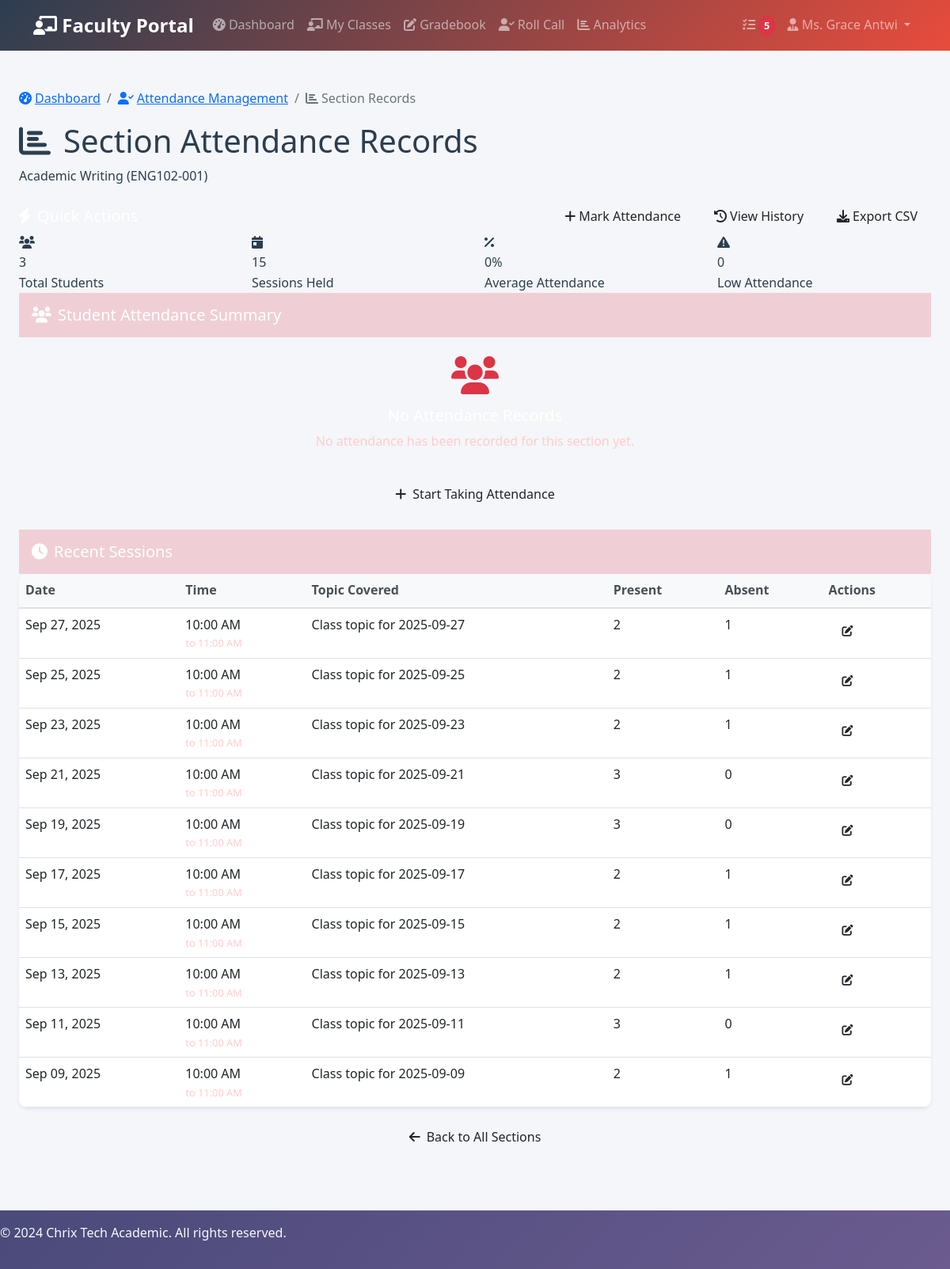
/attendance/section/4/ (signed in), run on an earlier commit of the app's database.
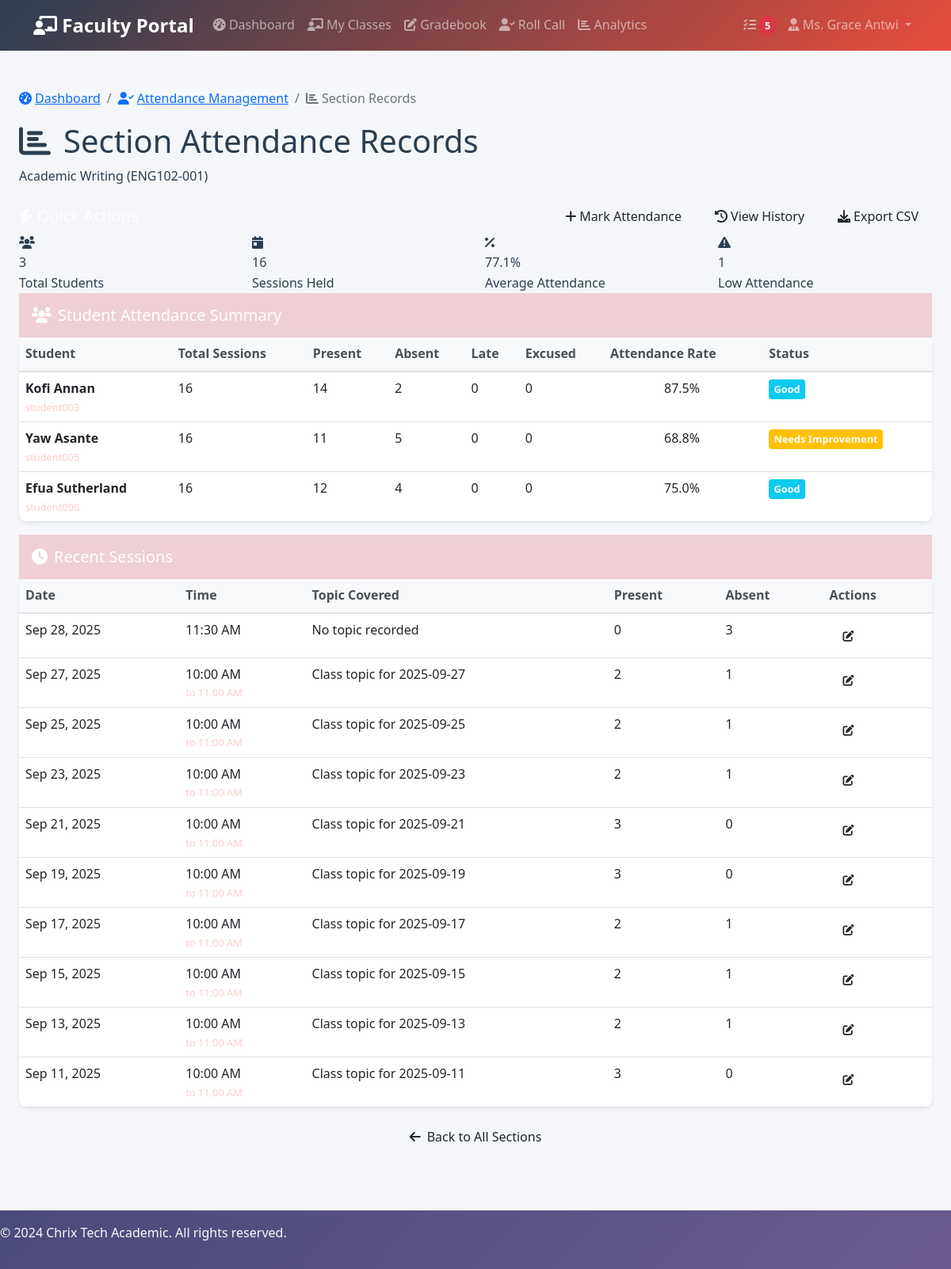
And on a later commit of the database.
### attendance/models.py (models this page shows, shortened)
class AttendanceSession(models.Model):
    section = models.ForeignKey(Section, on_delete=models.CASCADE)
    date = models.DateField()
    start_time = models.TimeField(null=True, blank=True)
    end_time = models.TimeField(null=True, blank=True)
    topic_covered = models.CharField(max_length=200, blank=True)
    notes = models.TextField(blank=True)
    created_at = models.DateTimeField(auto_now_add=True)
    class Meta:
        verbose_name = "Attendance Session"
        verbose_name_plural = "Attendance Sessions"
        unique_together = ['section', 'date']

class AttendanceSummary(models.Model):
    student = models.ForeignKey(Student, on_delete=models.CASCADE)
    section = models.ForeignKey(Section, on_delete=models.CASCADE)
    total_sessions = models.PositiveIntegerField(default=0)
    present_count = models.PositiveIntegerField(default=0)
    absent_count = models.PositiveIntegerField(default=0)
    late_count = models.PositiveIntegerField(default=0)
    excused_count = models.PositiveIntegerField(default=0)
    attendance_percentage = models.FloatField(default=0.0)
    last_updated = models.DateTimeField(auto_now=True)
    class Meta:
        verbose_name = "Attendance Summary"
        verbose_name_plural = "Attendance Summaries"
        unique_together = ['student', 'section']

### accounts/models.py (models this page shows, shortened)
class Student(models.Model):
    profile = models.OneToOneField(Profile, on_delete=models.CASCADE)
    student_id = models.CharField(max_length=20, unique=True)
    registration_number = models.CharField(max_length=50, unique=True)
    admission_date = models.DateField()
    graduation_date = models.DateField(null=True, blank=True)
    is_active = models.BooleanField(default=True)
    emergency_contact = models.CharField(max_length=100, blank=True)
    guardian_name = models.CharField(max_length=100, blank=True)
    guardian_phone = models.CharField(max_length=15, blank=True)
    medical_conditions = models.TextField(blank=True)
    class Meta:
        verbose_name = "Student"
        verbose_name_plural = "Students"

class Profile(models.Model):
    user = models.OneToOneField(User, on_delete=models.CASCADE)
    role = models.CharField(max_length=10, choices=UserRole.choices)
    phone_number = models.CharField(
        max_length=15,
        validators=[RegexValidator(regex=r'^\+?1?\d{9,15}$')],
        blank=True
    )
    address = models.TextField(blank=True)
    date_of_birth = models.DateField(null=True, blank=True)
    profile_picture = models.ImageField(upload_to='profiles/', blank=True)
    bio = models.TextField(blank=True, help_text="Tell us about yourself")
    pronunciation_guide = models.CharField(max_length=200, blank=True, help_text="How to pronounce your name")
    preferred_pronouns = models.CharField(max_length=50, blank=True, help_text="e.g., he/him, she/her, they/them")
    created_at = models.DateTimeField(auto_now_add=True)
    updated_at = models.DateTimeField(auto_now=True)
    class Meta:
        verbose_name = "User Profile"
        verbose_name_plural = "User Profiles"

### attendance/views.py (the view)
# urls.py: path('section/<int:section_id>/', views.section_attendance_view, name='section_attendance'),
@login_required
def section_attendance_view(request, section_id):
    try:
        teacher = request.user.profile.teacher
    except:
        messages.error(request, 'Access denied. Teacher account required.')
        return redirect('accounts:dashboard')
    section = get_object_or_404(Section, id=section_id, teacher=teacher)
    sessions = AttendanceSession.objects.filter(section=section).order_by('-date')
    sessions_with_counts = []
    for session in sessions:
        attendance_records = Attendance.objects.filter(session=session)
        session.present_count = attendance_records.filter(status='present').count()
        session.absent_count = attendance_records.filter(status='absent').count()
        session.late_count = attendance_records.filter(status='late').count()
        session.excused_count = attendance_records.filter(status='excused').count()
        sessions_with_counts.append(session)
    attendance_summaries = AttendanceSummary.objects.filter(
        section=section
    ).select_related('student__profile__user').order_by('student__profile__user__last_name')
    recent_sessions = sessions_with_counts[:10]
    total_students = Enrollment.objects.filter(section=section, status='enrolled').count()
    total_sessions = sessions.count()
    avg_attendance = attendance_summaries.aggregate(
        avg=Avg('attendance_percentage')
    )['avg'] or 0
    low_attendance_count = attendance_summaries.filter(
        attendance_percentage__lt=75.0
    ).count()
    paginator = Paginator(sessions_with_counts, 20)
    page_number = request.GET.get('page')
    page_obj = paginator.get_page(page_number)
    context = {
        'section': section,
        'sessions': page_obj,
        'attendance_summaries': attendance_summaries,
        'recent_sessions': recent_sessions,
        'total_students': total_students,
        'total_sessions': total_sessions,
        'avg_attendance': round(avg_attendance, 1),
        'low_attendance_count': low_attendance_count,
    }
    return render(request, 'attendance/section_attendance.html', context)

### templates/attendance/section_attendance.html (shortened to what the changed rows need)
{% extends 'base.html' %}
{% block content %}
<div class="container-fluid py-4">
    <div class="attendance-container">
        <div class="section-header">
            <h1 class="section-title">
                <i class="fas fa-chart-bar me-3"></i>Section Attendance Records
            </h1>
        </div>
        <div class="stats-row">
            <div class="row g-4">
                <div class="col-md-3">
                    <div class="stats-card">
                        <div class="stats-icon">
                            <i class="fas fa-calendar-day"></i>
                        </div>
                        <div class="stats-number">{{ total_sessions }}</div>
                        <div class="stats-label">Sessions Held</div>
                    </div>
                </div>
                <div class="col-md-3">
                    <div class="stats-card">
                        <div class="stats-icon">
                            <i class="fas fa-percentage"></i>
                        </div>
                        <div class="stats-number">{{ avg_attendance }}%</div>
                        <div class="stats-label">Average Attendance</div>
                    </div>
                </div>
                <div class="col-md-3">
                    <div class="stats-card">
                        <div class="stats-icon">
                            <i class="fas fa-exclamation-triangle"></i>
                        </div>
                        <div class="stats-number">{{ low_attendance_count }}</div>
                        <div class="stats-label">Low Attendance</div>
                    </div>
                </div>
            </div>
        </div>
        <div class="table-container">
            {% if attendance_summaries %}
                <table class="table">
                    <thead>
                        <tr>
                            <th>Student</th>
                            <th>Total Sessions</th>
                            <th>Present</th>
                            <th>Absent</th>
                            <th>Late</th>
                            <th>Excused</th>
                            <th>Attendance Rate</th>
                            <th>Status</th>
                        </tr>
                    </thead>
                    <tbody>
                        {% for summary in attendance_summaries %}
                            <tr>
                                <td>
                                    <div style="font-weight: 600;">{{ summary.student.profile.user.get_full_name|default:summary.student.profile.user.username }}</div>
                                    <div style="font-size: 0.8rem; color: #ffcccb;">{{ summary.student.profile.user.username }}</div>
                                </td>
                                <td>{{ summary.total_sessions }}</td>
                                <td><span class="status-excellent">{{ summary.present_count }}</span></td>
                                <td><span class="status-poor">{{ summary.absent_count }}</span></td>
                                <td><span class="status-warning">{{ summary.late_count }}</span></td>
                                <td><span class="status-good">{{ summary.excused_count }}</span></td>
                                <td>
                                    <div class="d-flex align-items-center gap-2">
                                        <span class="{% if summary.attendance_percentage >= 90 %}status-excellent
                                                    {% elif summary.attendance_percentage >= 75 %}status-good
                                                    {% elif summary.attendance_percentage >= 60 %}status-warning
                                                    {% else %}status-poor{% endif %}">
                                            {{ summary.attendance_percentage|floatformat:1 }}%
                                        </span>
                                    </div>
                                </td>
                                <td>
                                    {% if summary.attendance_percentage >= 90 %}
                                        <span class="badge bg-success">Excellent</span>
                                    {% elif summary.attendance_percentage >= 75 %}
                                        <span class="badge bg-info">Good</span>
                                    {% elif summary.attendance_percentage >= 60 %}
                                        <span class="badge bg-warning">Needs Improvement</span>
                                    {% else %}
                                        <span class="badge bg-danger">Poor</span>
                                    {% endif %}
                                </td>
                            </tr>
                        {% endfor %}
                    </tbody>
                </table>
            {% else %}
                <div class="p-4 text-center">
                    <i class="fas fa-users" style="font-size: 3rem; color: #dc3545; margin-bottom: 15px;"></i>
                    <h5 style="color: #ffffff;">No Attendance Records</h5>
                    <p style="color: #ffcccb;">No attendance has been recorded for this section yet.</p>
                    <a href="{% url 'attendance:mark_attendance' section.id %}" class="btn btn-teacher mt-3">
                        <i class="fas fa-plus me-2"></i>Start Taking Attendance
                    </a>
                </div>
            {% endif %}
        </div>
        {% if recent_sessions %}
            <div class="table-container">
                <table class="table">
                    <thead>
                        <tr>
                            <th>Date</th>
                            <th>Time</th>
                            <th>Topic Covered</th>
                            <th>Present</th>
                            <th>Absent</th>
                            <th>Actions</th>
                        </tr>
                    </thead>
                    <tbody>
                        {% for session in recent_sessions %}
                            <tr>
                                <td>
                                    <div class="session-date">{{ session.date|date:"M d, Y" }}</div>
                                </td>
                                <td>
                                    <div>{{ session.start_time|time:"g:i A" }}</div>
                                    {% if session.end_time %}
                                        <div style="font-size: 0.8rem; color: #ffcccb;">to {{ session.end_time|time:"g:i A" }}</div>
                                    {% endif %}
                                </td>
                                <td>
                                    <div class="session-topic">{{ session.topic_covered|default:"No topic recorded" }}</div>
                                </td>
                                <td>
                                    <span class="status-excellent">
                                        {{ session.present_count }}
                                    </span>
                                </td>
                                <td>
                                    <span class="status-poor">
                                        {{ session.absent_count }}
                                    </span>
                                </td>
                                <td>
                                    <div class="d-flex gap-1">
                                        <a href="{% url 'attendance:mark_attendance' section.id %}?session={{ session.id }}"
                                           class="btn btn-teacher btn-sm">
                                            <i class="fas fa-edit"></i>
                                        </a>
                                    </div>
                                </td>
                            </tr>
                        {% endfor %}
                    </tbody>
                </table>
            </div>
        {% endif %}
    </div>
</div>
{% endblock %}

What changed in the data, as far as the page shows it:
no longer on this page (row unchanged): AttendanceSession: date "Sep 09, 2025", start_time "10:00 AM", end_time "11:00 AM", topic_covered "Class topic for 2025-09-09", present_count "2", absent_count "1"
added AttendanceSummary: student.profile.user.get_full_name "Kofi Annan", student.profile.user.username "student003", total_sessions "16", present_count "14", absent_count "2", late_count "0", excused_count "0", attendance_percentage "87.5", shows "Good"
added AttendanceSummary: student.profile.user.get_full_name "Yaw Asante", student.profile.user.username "student005", total_sessions "16", present_count "11", absent_count "5", late_count "0", excused_count "0", attendance_percentage "68.8", shows "Needs Improvement"
added AttendanceSummary: student.profile.user.get_full_name "Efua Sutherland", student.profile.user.username "student006", total_sessions "16", present_count "12", absent_count "4", late_count "0", excused_count "0", attendance_percentage "75.0", shows "Good"
added AttendanceSession: date "Sep 28, 2025", start_time "11:30 AM", topic_covered "No topic recorded", present_count "0", absent_count "3"
Also different on the page:
{{ total_sessions }}: "15" → "16"
{{ avg_attendance }}: "0" → "77.1"
{{ low_attendance_count }}: "0" → "1"
text no longer shown: "No attendance has been recorded for this section yet. Start Taking Attendance"
text now shown: "Student Total Sessions Present Absent Late Excused Attendance Rate Status"
